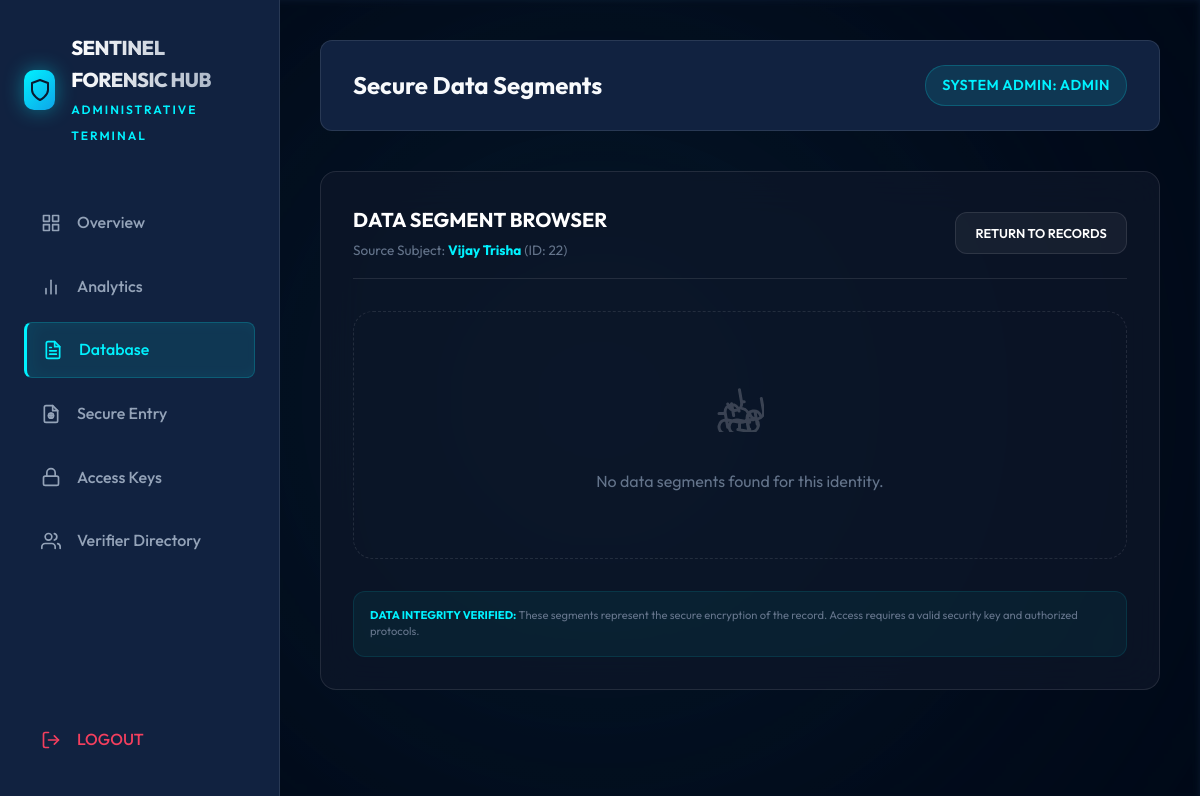
Page /admin/records/22/tiles (signed in) on the earlier database version.
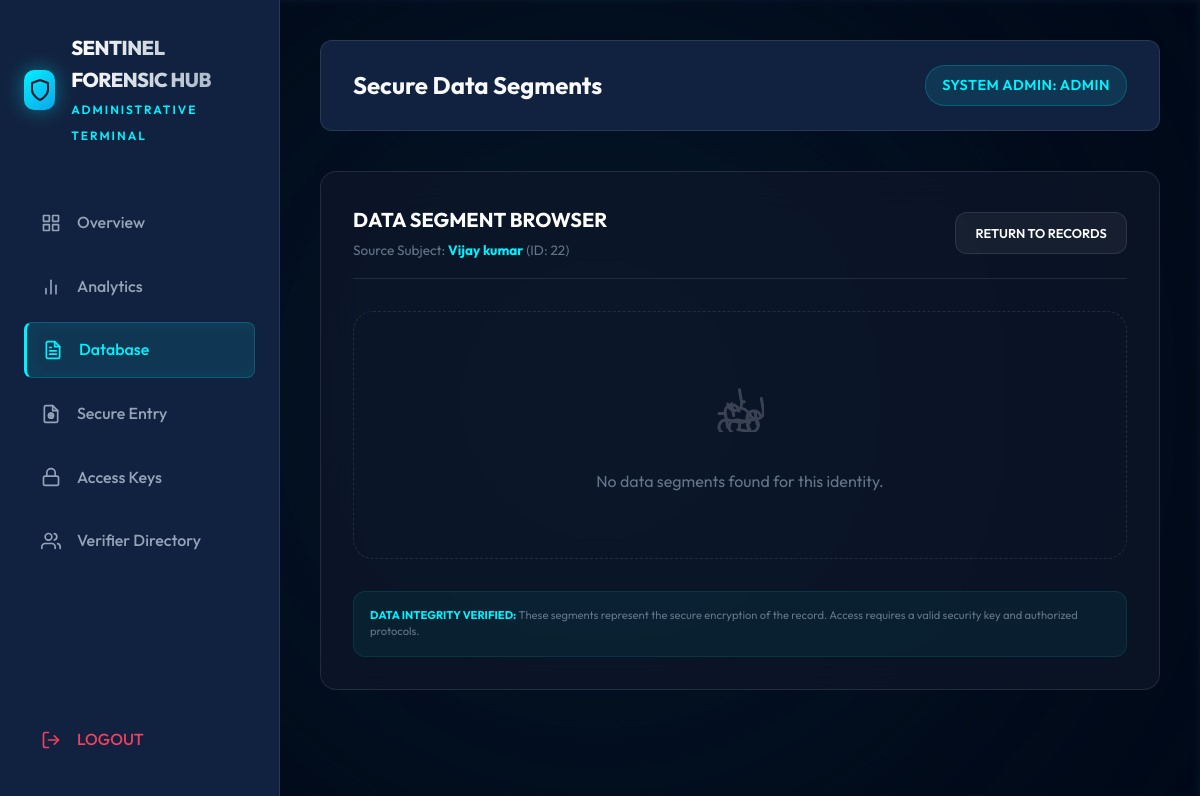
Same page on the later database version.
### tables this page shows
CREATE TABLE criminals (
        id INTEGER PRIMARY KEY AUTOINCREMENT,
        name TEXT,
        crime_type TEXT,
        photo_path TEXT,
        tile_dir TEXT,
        honey_path TEXT,
        created_at TEXT
    , mobile TEXT, age_gender TEXT, address TEXT, ps1 TEXT, fir1 TEXT, ps2 TEXT, fir2 TEXT, ps3 TEXT, arrest_date TEXT, case1 TEXT, ps4_section TEXT, case2 TEXT, id_marks TEXT, honey_name TEXT, honey_crime_type TEXT);

### app.py (the view, shortened to what this page needs)
@app.route("/admin/records/<int:record_id>/tiles")
def admin_record_tiles(record_id):
    if not require_admin():
        return redirect(url_for("login_admin"))
    conn = get_conn()
    cur = conn.cursor()
    cur.execute(
        "SELECT id, name, photo_path, tile_dir FROM criminals WHERE id = ?",
        (record_id,),
    )
    record = cur.fetchone()
    conn.close()
    if not record:
        flash("Record not found", "error")
        return redirect(url_for("admin_records"))
    tile_dir_rel = to_static_filename(record["tile_dir"])
    if not tile_dir_rel:
        flash("Tile directory is not configured for this record", "error")
        return redirect(url_for("admin_records"))
    tile_dir_path = STATIC_DIR / tile_dir_rel
    tile_dir_path.mkdir(parents=True, exist_ok=True)
    tile_files = sorted(
        [
            p
            for p in tile_dir_path.iterdir()
            if p.is_file() and p.suffix.lower() in {".png", ".jpg", ".jpeg"}
        ],
        key=lambda p: p.name,
    )
    if not tile_files:
        photo_rel = to_static_filename(record["photo_path"])
        if photo_rel:
            photo_path = STATIC_DIR / photo_rel
    tile_urls = [
        url_for(
            "static",
            filename=str(tile_path.relative_to(STATIC_DIR)).replace("\\", "/"),
        )
        for tile_path in tile_files
    ]
    return render_template(
        "admin_tiles.html",
        record=record,
        tile_urls=tile_urls,
    )

### app.py (called while the page is built)
def to_static_filename(path_value):
    if not path_value:
        return None
    normalized = str(path_value).replace("\\", "/").lstrip("/")
    if normalized.startswith("static/"):
        return normalized[len("static/"):]
    return normalized

def get_conn():
    conn = sqlite3.connect(DB_PATH)
    conn.row_factory = sqlite3.Row
    return conn

def require_admin():
    if "admin" not in session:
        flash("Admin login required", "error")
        return False
    return True

### templates/admin_tiles.html (shortened to what this page needs)
{% extends 'admin_layout.html' %}
{% block page_title %}Secure Data Segments{% endblock %}
{% block content %}
<div class="card animate-in">
  <div
    style="display: flex; justify-content: space-between; align-items: center; margin-bottom: 2rem; border-bottom: 1px solid var(--glass-border); padding-bottom: 1rem;">
    <div>
      <h3 style="font-size: 1.25rem; color: #fff; margin-bottom: 0.25rem;">DATA SEGMENT BROWSER</h3>
      <p style="color: var(--text-muted); font-size: 0.85rem;">Source Subject: <strong
          style="color: var(--accent-primary);">{{ record.name }}</strong> (ID: {{ record.id }})</p>
    </div>
    <a href="{{ url_for('admin_records') }}" class="btn-outline"
      style="padding: 0.6rem 1.2rem; font-size: 0.8rem;">RETURN TO RECORDS</a>
  </div>
  {% if tile_urls %}
  <div
    style="background: rgba(0,0,0,0.3); padding: 1.5rem; border-radius: 12px; border: 1px solid var(--glass-border);">
    <p
      style="font-size: 0.75rem; color: var(--accent-primary); margin-bottom: 1.5rem; letter-spacing: 1px; font-weight: 600;">
      [ SECURE DATA SEGMENTS DETECTED ]
    </p>
    <div class="tiles-grid">
      {% for tile_url in tile_urls %}
      <a href="{{ tile_url }}" target="_blank" class="tile-card">
        <img src="{{ tile_url }}" alt="Tile {{ loop.index }}">
        <div class="tile-meta">TILE_{{ "%03d"|format(loop.index) }}</div>
      </a>
      {% endfor %}
    </div>
  </div>
  {% else %}
  <div style="text-align: center; padding: 4rem 2rem; border: 1px dashed var(--glass-border); border-radius: 20px;">
    <div style="font-size: 3rem; margin-bottom: 1rem; opacity: 0.2;">
    </div>
    <p style="color: var(--text-muted);">No data segments found for this identity.</p>
  </div>
  {% endif %}
  <div
    style="margin-top: 2rem; padding: 1rem; background: rgba(0,242,255,0.05); border-radius: 12px; border: 1px solid rgba(0,242,255,0.1);">
    <p style="font-size: 0.7rem; color: var(--text-muted); line-height: 1.4; margin: 0;">
      <strong style="color: var(--accent-primary);">DATA INTEGRITY VERIFIED:</strong> These segments represent the
      secure
      encryption of the record. Access requires a valid security key and authorized
      protocols.
    </p>
  </div>
</div>
{% endblock %}

Differences in the rows shown:
changed criminals id 22: name "Vijay Trisha" → "Vijay kumar"
